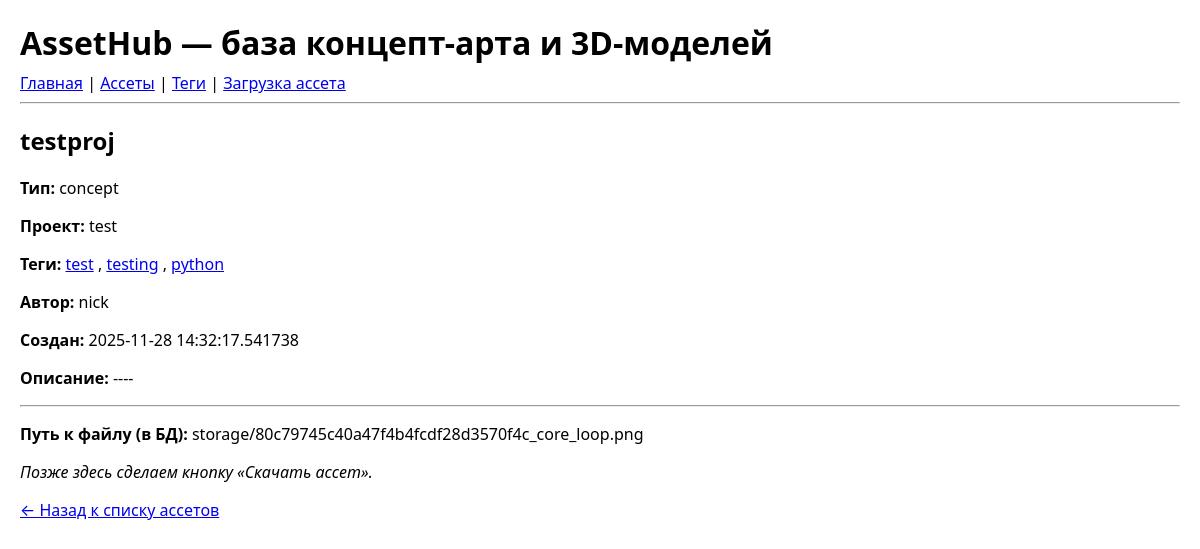
Screenshot of /assets/6 with the database file from the repository.
### app/models/asset.py (models this page shows, shortened)
class Asset(db.Model):
    __tablename__ = "assets"
    id = db.Column(db.Integer, primary_key=True)
    title = db.Column(db.String(255), nullable=False)
    description = db.Column(db.Text)
    asset_type = db.Column(db.String(50), nullable=False)  # concept, 3d_model, texture и тд
    file_path = db.Column(db.String(512), nullable=False)
    preview_path = db.Column(db.String(512))
    project_name = db.Column(db.String(255))
    author_name = db.Column(db.String(255))
    created_at = db.Column(db.DateTime, default=datetime.utcnow)
    updated_at = db.Column(db.DateTime, onupdate=datetime.utcnow)
    tags = db.relationship(
        "Tag",
        secondary="asset_tags",
        back_populates="assets"
    )

### app/models/tag.py (models this page shows, shortened)
class Tag(db.Model):
    __tablename__ = "tags"
    id = db.Column(db.Integer, primary_key=True)
    name = db.Column(db.String(100), unique=True, nullable=False)
    assets = db.relationship(
        "Asset",
        secondary="asset_tags",
        back_populates="tags"
    )

### app/controllers/assets.py (the view)
@assets_bp.route("/<int:asset_id>")
def asset_detail(asset_id):
    asset = Asset.query.get(asset_id)
    if asset is None:
        abort(404)
    return render_template("assets/detail.html", asset=asset)

### app/templates/assets/detail.html (shortened to what this page needs)
{% extends "base.html" %}
{% block content %}
<h2>{{ asset.title }}</h2>
<p><b>Тип:</b> {{ asset.asset_type }}</p>
<p><b>Проект:</b> {{ asset.project_name or "—" }}</p>
{% if asset.tags %}
    <p><b>Теги:</b>
        {% for tag in asset.tags %}
            <a href="{{ url_for('assets.assets_list', tag=tag.name) }}">{{ tag.name }}</a>
            {% if not loop.last %}, {% endif %}
        {% endfor %}
    </p>
{% endif %}
<p><b>Автор:</b> {{ asset.author_name or "—" }}</p>
<p><b>Создан:</b> {{ asset.created_at or "—" }}</p>
{% if asset.description %}
    <p><b>Описание:</b> {{ asset.description }}</p>
{% endif %}
<hr>
<p><b>Путь к файлу (в БД):</b> {{ asset.file_path }}</p>
<p><i>Позже здесь сделаем кнопку «Скачать ассет».</i></p>
<p><a href="{{ url_for('assets.assets_list') }}">← Назад к списку ассетов</a></p>
{% endblock %}

### app/static/css/styles.css (style rules this page uses)
body { font-family: system-ui, -apple-system, BlinkMacSystemFont, "Segoe UI", sans-serif; margin: 20px; }

### rows the page displays
Asset: title "testproj", asset_type "concept", project_name "test", author_name "nick", created_at "2025-11-28 14:32:17.541738", description "----", file_path "storage/80c79745c40a47f4b4fcdf28d3570f4c_core_loop.png"
Tag: name "test"
Tag: name "testing"
Tag: name "python"
